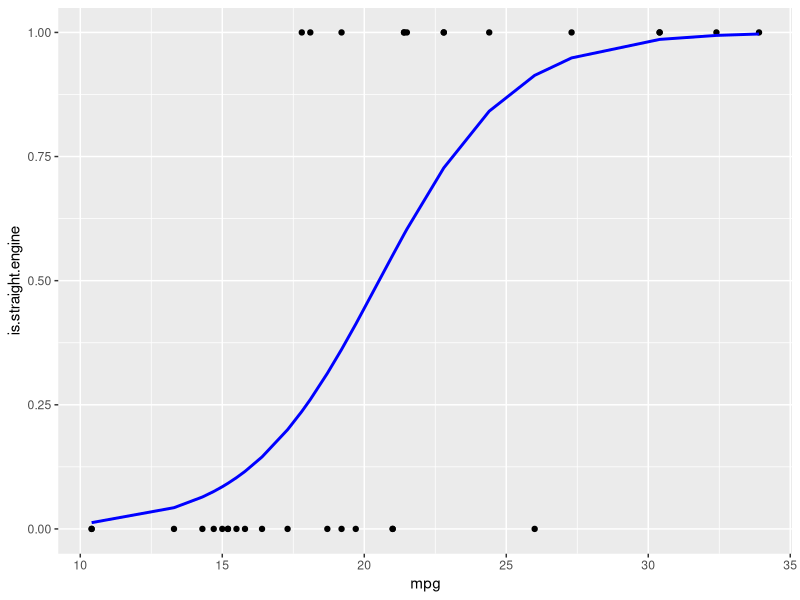
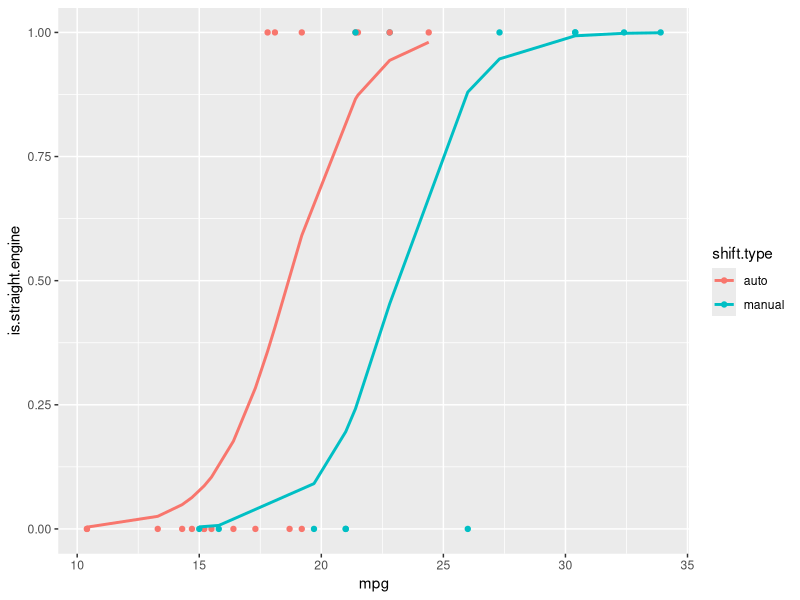

Reproduce these figures in R, in order.
##############################################################################
## Module 10, Part 2: Logistic Regression Example
## Author: Amelia Bertozzi-Villa
## Description: Work through an example of logistic regression with both 
##              categorical and continuous variables. 
##############################################################################

## Loading libraries
library(data.table)
library(ggplot2)

## Load data
data("mtcars")
mtcars<- data.table(mtcars)

## rename "vs" variable
setnames(mtcars, "vs", "is.straight.engine")

## make new auto/manual variable
mtcars[, shift.type:= ifelse(am==1, "manual", "auto")]

## constrict dataset to only variables of interest
mtcars <- mtcars[, list(is.straight.engine, mpg, shift.type)]

## logistic regression: mpg
lr_mpg <- glm(is.straight.engine~mpg, data=mtcars, family=binomial)
summary(lr_mpg)

#plot results
mtcars[, pred.straight.mpg:= predict(lr_mpg, type="response")]
ggplot(mtcars, aes(x=mpg)) +
  geom_point(aes(y=is.straight.engine))+
  geom_line(aes(y=pred.straight.mpg), color="blue", size=1)


## logistic regression: mpg and type
lr_mpg_type <- glm(is.straight.engine~mpg + shift.type, data=mtcars, family=binomial)
summary(lr_mpg_type)


## plot results
mtcars[, pred.straight.mpg.type:= predict(lr_mpg_type, type="response")]
ggplot(mtcars, aes(x=mpg)) +
  geom_point(aes(y=is.straight.engine, color=shift.type))+
  geom_line(aes(y=pred.straight.mpg.type, color=shift.type), size=1)






